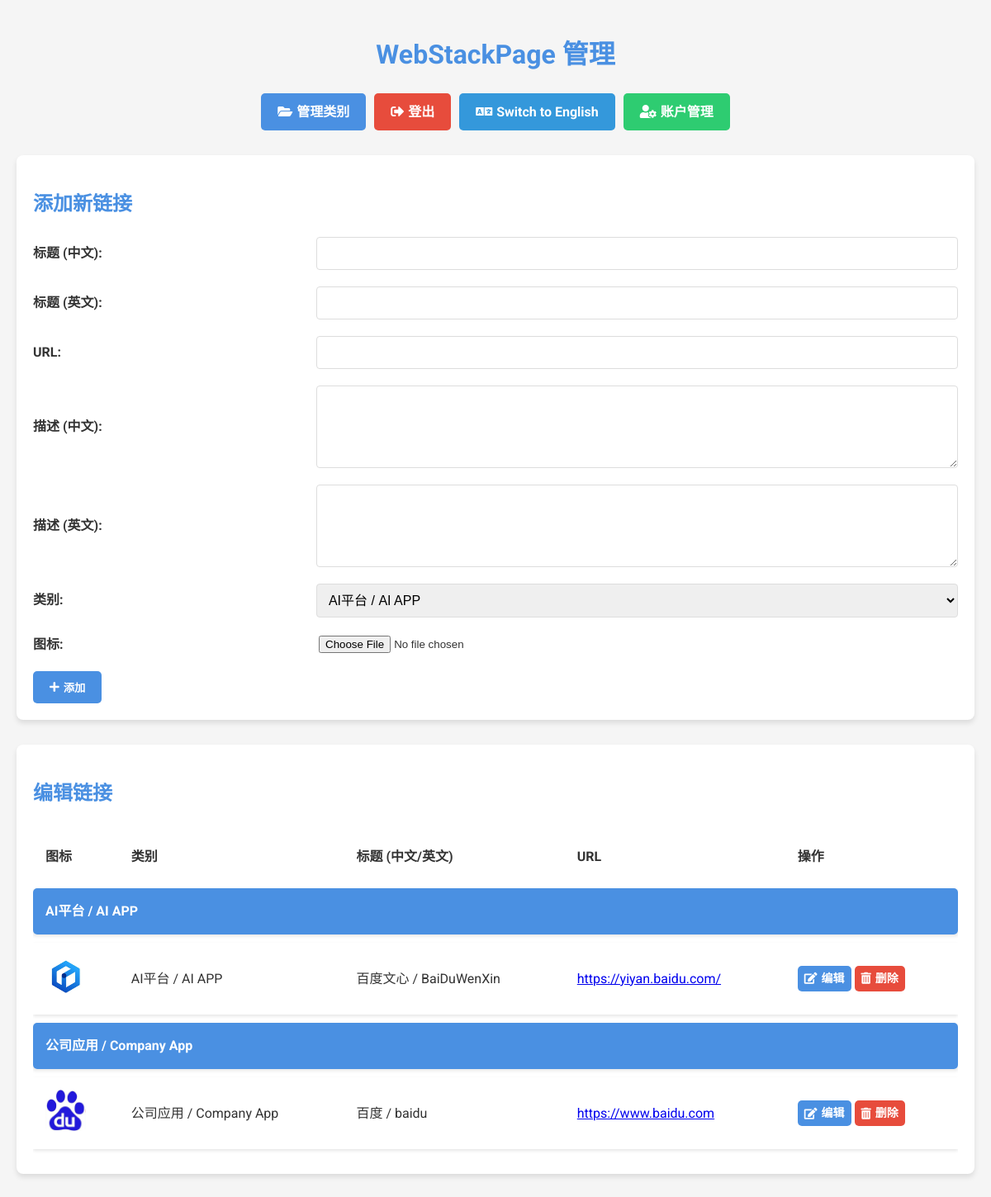
/admin.php (signed in), run on the app's committed database.
### tables this page shows
CREATE TABLE `links` (
  `id` int(11) NOT NULL,
  `title_zh` varchar(255) NOT NULL,
  `title_en` varchar(255) NOT NULL,
  `url` varchar(255) NOT NULL,
  `description_zh` text DEFAULT NULL,
  `description_en` text DEFAULT NULL,
  `category_id` int(11) DEFAULT NULL,
  `icon` varchar(255) DEFAULT NULL
);

CREATE TABLE `categories` (
  `id` int(11) NOT NULL,
  `name_zh` varchar(255) NOT NULL,
  `name_en` varchar(255) NOT NULL,
  `sort_order` int(11) DEFAULT 0
);

### functions.php (called while the page is built, shortened)
<?php
if (!function_exists('t')) {
    function t($zh, $en) {
        global $lang;
        return $lang == 'zh' ? $zh : $en;
    }
}
?>

### admin_template.php (the view, shortened to what this page needs)
<?php
require_once 'functions.php';
?>
<!DOCTYPE html>
<html lang="<?php echo $lang; ?>">
<head>
    <link href="https://cdnjs.cloudflare.com/ajax/libs/font-awesome/5.15.1/css/all.min.css" rel="stylesheet">
    <link href="./assets/css/admin-styles.css" rel="stylesheet">
</head>
<body>
    <div class="container">
        <h1 class="fade-in"><?php echo t('WebStackPage 管理', 'WebStackPage Admin'); ?></h1>
        <nav class="nav-buttons fade-in">
            <a href="category_manage.php" class="btn btn-primary"><i class="fas fa-folder-open"></i> <?php echo t('管理类别', 'Manage Categories'); ?></a>
            <a href="admin.php?action=logout" class="btn btn-danger"><i class="fas fa-sign-out-alt"></i> <?php echo t('登出', 'Logout'); ?></a>
            <a href="?lang=<?php echo $lang == 'zh' ? 'en' : 'zh'; ?>" class="btn btn-info">
                <i class="fas fa-language"></i> <?php echo $lang == 'zh' ? 'Switch to English' : '切换到中文'; ?>
            </a>
            <a href="account_manage.php" class="btn btn-success"><i class="fas fa-user-cog"></i> <?php echo t('账户管理', 'Account Management'); ?></a>
        </nav>
        <div class="page-section fade-in">
            <h2><?php echo $editLink ? t('编辑链接', 'Edit Link') : t('添加新链接', 'Add New Link'); ?></h2>
            <form method="post" id="linkForm" enctype="multipart/form-data">
                <div class="form-group">
                    <label for="title_zh"><?php echo t('标题 (中文):', 'Title (Chinese):'); ?></label>
                    <input type="text" id="title_zh" name="title_zh" class="form-control" required
                           value="<?php echo $editLink ? htmlspecialchars($editLink['title_zh']) : ''; ?>">
                </div>
                <div class="form-group">
                    <label for="title_en"><?php echo t('标题 (英文):', 'Title (English):'); ?></label>
                    <input type="text" id="title_en" name="title_en" class="form-control" required
                           value="<?php echo $editLink ? htmlspecialchars($editLink['title_en']) : ''; ?>">
                </div>
                <div class="form-group">
                    <label for="url">URL:</label>
                    <input type="url" id="url" name="url" class="form-control" required
                           value="<?php echo $editLink ? htmlspecialchars($editLink['url']) : ''; ?>">
                </div>
                <div class="form-group">
                    <label for="description_zh"><?php echo t('描述 (中文):', 'Description (Chinese):'); ?></label>
                    <textarea id="description_zh" name="description_zh" class="form-control"><?php echo $editLink ? htmlspecialchars($editLink['description_zh']) : ''; ?></textarea>
                </div>
                <div class="form-group">
                    <label for="description_en"><?php echo t('描述 (英文):', 'Description (English):'); ?></label>
                    <textarea id="description_en" name="description_en" class="form-control"><?php echo $editLink ? htmlspecialchars($editLink['description_en']) : ''; ?></textarea>
                </div>
                <div class="form-group">
                    <label for="category_id"><?php echo t('类别:', 'Category:'); ?></label>
                    <select id="category_id" name="category_id" class="form-control" required>
                        <?php
                        $categories->data_seek(0);
                        while ($category = $categories->fetch_assoc()):
                        ?>
                            <option value="<?php echo $category['id']; ?>" <?php echo ($editLink && $editLink['category_id'] == $category['id']) ? 'selected' : ''; ?>>
                                <?php echo htmlspecialchars($category['name_zh'] . ' / ' . $category['name_en']); ?>
                            </option>
                        <?php
                        endwhile;
                        ?>
                    </select>
                </div>
                <div class="form-group">
                    <label for="icon"><?php echo t('图标:', 'Icon:'); ?></label>
                    <input type="file" id="icon" name="icon" class="form-control-file">
                </div>
                <div class="form-actions">
                    <button type="submit" name="submit_link" class="btn btn-primary">
                        <i class="fas <?php echo $editLink ? 'fa-save' : 'fa-plus'; ?>"></i>
                        <?php echo $editLink ? t('更新', 'Update') : t('添加', 'Add'); ?>
                    </button>
                </div>
            </form>
        </div>
        <div class="page-section fade-in">
            <h2><?php echo t('编辑链接', 'Edit Links'); ?></h2>
            <div class="table-responsive">
                <table class="table">
                    <thead>
                        <tr>
                            <th><?php echo t('图标', 'Icon'); ?></th>
                            <th><?php echo t('类别', 'Category'); ?></th>
                            <th><?php echo t('标题 (中文/英文)', 'Title (Chinese/English)'); ?></th>
                            <th>URL</th>
                            <th><?php echo t('操作', 'Actions'); ?></th>
                        </tr>
                    </thead>
                    <tbody>
                        <?php
                        $current_category = '';
                        while ($link = $links->fetch_assoc()):
                            if ($current_category != $link['category_zh']):
                                $current_category = $link['category_zh'];
                        ?>
                            <tr>
                                <td colspan="5" class="category-header"><?php echo htmlspecialchars($link['category_zh'] . ' / ' . $link['category_en']); ?></td>
                            </tr>
                        <?php
                            endif;
                        ?>
                            <tr>
                                <td>
                                    <?php if (!empty($link['icon'])): ?>
                                        <img src="<?php echo htmlspecialchars($link['icon']); ?>" alt="Icon" class="icon-preview">
                                    <?php endif; ?>
                                </td>
                                <td><?php echo htmlspecialchars($link['category_zh'] . ' / ' . $link['category_en']); ?></td>
                                <td><?php echo htmlspecialchars($link['title_zh'] . ' / ' . $link['title_en']); ?></td>
                                <td><a href="<?php echo htmlspecialchars($link['url']); ?>" target="_blank"><?php echo htmlspecialchars($link['url']); ?></a></td>
                                <td>
                                    <a href="admin.php?action=edit&id=<?php echo $link['id']; ?>" class="btn btn-sm btn-primary"><i class="fas fa-edit"></i> <?php echo t('编辑', 'Edit'); ?></a>
                                    <a href="admin.php?delete_link=<?php echo $link['id']; ?>" class="btn btn-sm btn-danger" onclick="return confirm('<?php echo t('确定要删除这个链接吗？', 'Are you sure you want to delete this link?'); ?>');"><i class="fas fa-trash-alt"></i> <?php echo t('删除', 'Delete'); ?></a>
                                </td>
                            </tr>
                        <?php endwhile; ?>
                    </tbody>
                </table>
            </div>
        </div>
    </div>
</body>
</html>

### assets/css/admin-styles.css (style rules this page uses)
:root { --primary-color: #4a90e2; --secondary-color: #f5f5f5; --text-color: #333; --danger-color: #e74c3c; --success-color: #2ecc71; }
body { font-family: 'Roboto', sans-serif; line-height: 1.6; color: var(--text-color); background-color: var(--secondary-color); margin: 0; padding: 0; }
.container { max-width: 1200px; margin: 0 auto; padding: 20px; }
h1, h2 { color: var(--primary-color); margin-bottom: 20px; }
h1 { text-align: center; }
.nav-buttons { display: flex; justify-content: center; flex-wrap: wrap; gap: 10px; margin-bottom: 30px; }
.btn { padding: 10px 20px; border: none; border-radius: 5px; cursor: pointer; transition: all 0.3s ease; font-weight: bold; text-decoration: none; display: inline-flex; align-items: center; justify-content: center; }
.btn i { margin-right: 5px; }
.btn-primary { background-color: var(--primary-color); color: white; }
.btn-danger { background-color: var(--danger-color); color: white; }
.btn-info { background-color: #3498db; color: white; }
.btn-success { background-color: var(--success-color); color: white; }
.page-section { background-color: white; border-radius: 8px; box-shadow: 0 4px 6px rgba(0, 0, 0, 0.1); padding: 20px; margin-bottom: 30px; }
.form-group { margin-bottom: 20px; }
.form-group label { display: block; margin-bottom: 5px; font-weight: bold; }
.form-control { width: 100%; max-width: 100%; padding: 10px; border: 1px solid #ddd; border-radius: 4px; font-size: 16px; transition: border-color 0.3s ease; box-sizing: border-box; }
textarea.form-control { min-height: 100px; }
.form-actions { margin-top: 20px; }
.table { width: 100%; border-collapse: separate; border-spacing: 0 10px; margin-bottom: 0; }
.table th, .table td { padding: 15px; text-align: left; vertical-align: middle; }
.table tbody tr { background-color: white; box-shadow: 0 2px 4px rgba(0, 0, 0, 0.1); transition: all 0.3s ease; }
.category-header { background-color: var(--primary-color); color: white; font-weight: bold; padding: 10px; margin-top: 20px; border-radius: 5px; }
.icon-preview { max-width: 50px; max-height: 50px; border-radius: 5px; transition: transform 0.3s ease; }
.btn-sm { padding: 0.25rem 0.5rem; font-size: 0.875rem; }
.table-responsive { overflow-x: auto; }
.fade-in { animation: fadeIn 0.5s ease-in; }
@media (min-width: 768px) { .form-group { display: flex; align-items: center; } }
@media (min-width: 768px) { .form-group label { width: 30%; margin-bottom: 0; margin-right: 10px; } }
@media (min-width: 768px) { .form-group .form-control { width: 70%; } }

### data on the page
links: category.name_en "AI平台 / AI APP", icon (picture), title_zh+title_en "百度文心 / BaiDuWenXin", url "https://yiyan.baidu.com/"
links: category.name_en "公司应用 / Company App", icon (picture), title_zh+title_en "百度 / baidu", url "https://www.baidu.com"

### other printed values
t('WebStackPage 管理', 'WebStackPage Admin') "WebStackPage 管理"
t('管理类别', 'Manage Categories') "管理类别"
t('登出', 'Logout') "登出"
t('账户管理', 'Account Management') "账户管理"
t('添加新链接', 'Add New Link') "添加新链接"
t('标题 (中文):', 'Title (Chinese):') "标题 (中文):"
t('标题 (英文):', 'Title (English):') "标题 (英文):"
t('描述 (中文):', 'Description (Chinese):') "描述 (中文):"
t('描述 (英文):', 'Description (English):') "描述 (英文):"
t('类别:', 'Category:') "类别:"
t('图标:', 'Icon:') "图标:"
t('添加', 'Add') "添加"
t('编辑链接', 'Edit Links') "编辑链接"
t('图标', 'Icon') "图标"
t('类别', 'Category') "类别"
